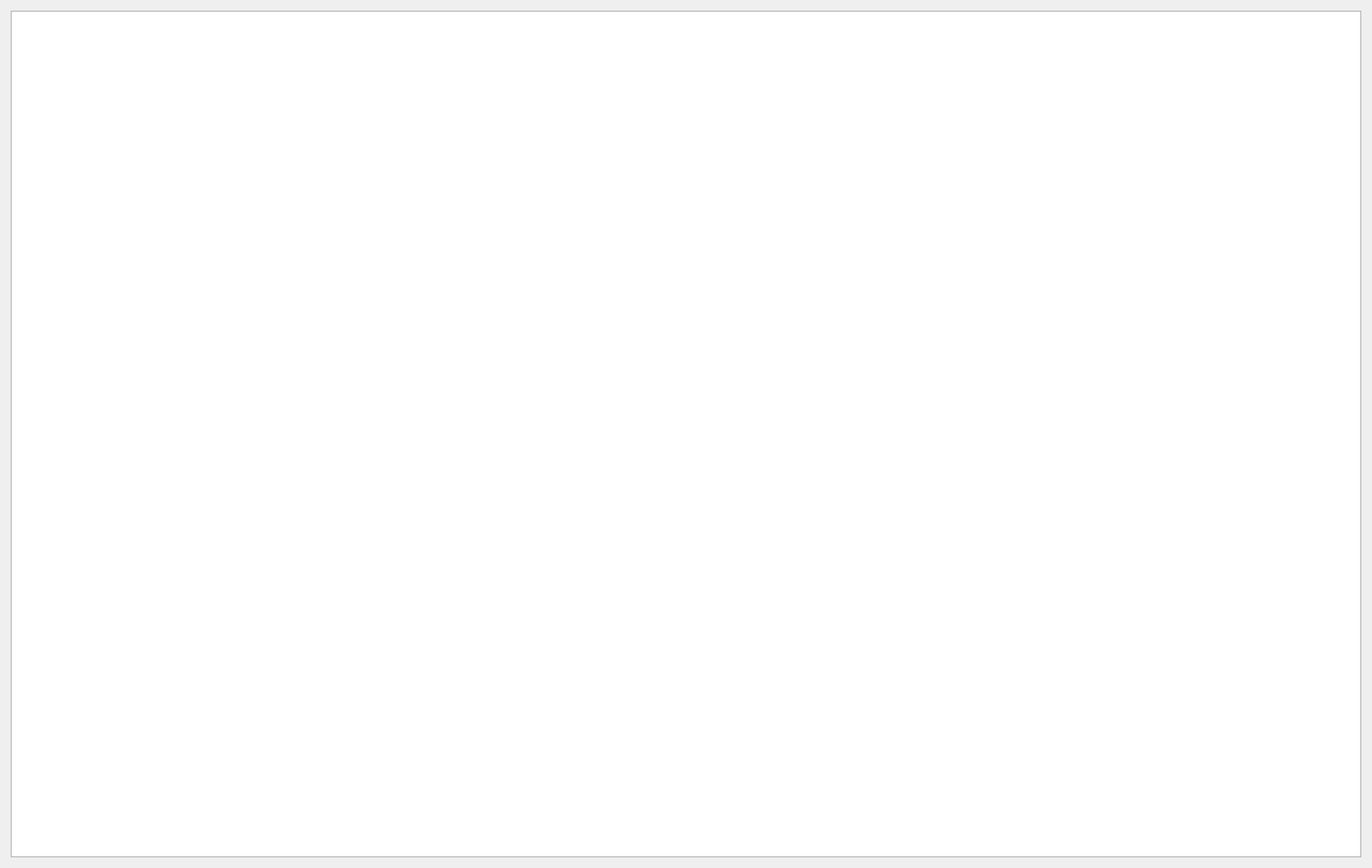
<?xml version="1.0" encoding="UTF-8"?>
<ui version="4.0">
 <class>Dialog</class>
 <widget class="QDialog" name="Dialog">
  <property name="geometry">
   <rect>
    <x>0</x>
    <y>0</y>
    <width>1414</width>
    <height>895</height>
   </rect>
  </property>
  <property name="windowTitle">
   <string>Configure Analysis</string>
  </property>
  <layout class="QGridLayout" name="gridLayout">
   <item row="0" column="0">
    <widget class="QTableView" name="tableView"/>
   </item>
  </layout>
 </widget>
 <resources/>
 <connections/>
</ui>
